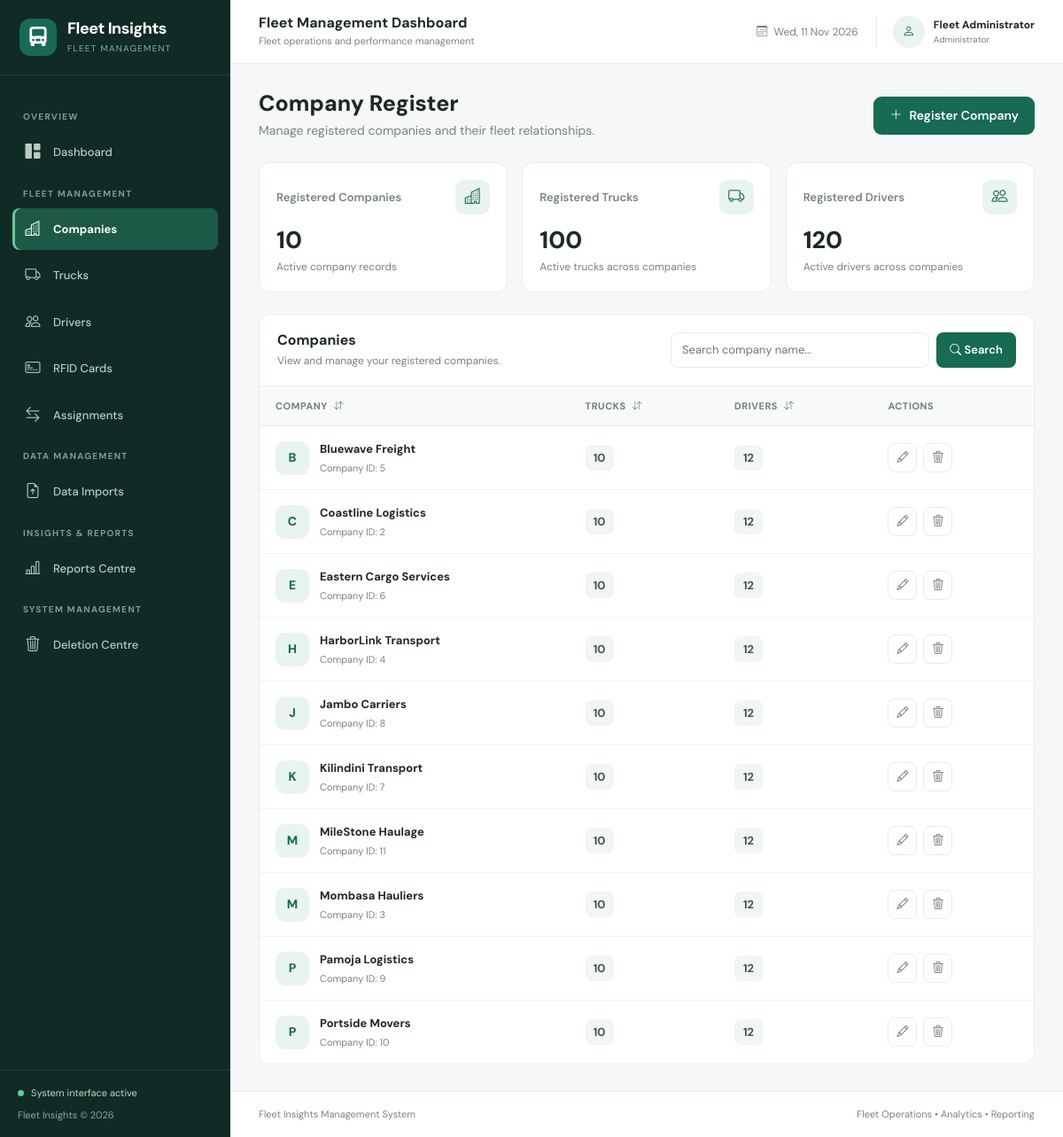
/companies/, run on the app's committed database.
### apps/companies/models.py (models this page shows, shortened)
class Company(models.Model):
    name = models.CharField(
        max_length=200,
        unique=True,
    )
    created_at = models.DateTimeField(
        auto_now_add=True,
    )
    is_deleted = models.BooleanField(
        default=False,
        db_index=True,
    )
    deleted_at = models.DateTimeField(
        null=True,
        blank=True,
    )
    deleted_reason = models.TextField(
        blank=True,
    )
    class Meta:
        ordering = ["name"]
        verbose_name_plural = "companies"

### apps/companies/views.py (the view)
# urls.py: path("", views.record_list, name="access_cards_list"),
def record_list(request):
    qs = (
        Company.objects
        .filter(is_deleted=False)
        .annotate(
            truck_count=Count(
                "vehicles",
                filter=Q(vehicles__is_deleted=False),
                distinct=True,
            ),
            driver_count=Count(
                "drivers",
                filter=Q(drivers__is_deleted=False),
                distinct=True,
            ),
        )
    )
    q = request.GET.get("q", "").strip()
    if q:
        qs = qs.filter(name__icontains=q)
    allowed_sorting = {
        "name": "name",
        "-name": "-name",
        "trucks": "truck_count",
        "-trucks": "-truck_count",
        "drivers": "driver_count",
        "-drivers": "-driver_count",
    }
    sort = request.GET.get("sort", "name")
    if sort not in allowed_sorting:
        sort = "name"
    qs = qs.order_by(allowed_sorting[sort], "id")
    total_companies = Company.objects.filter(is_deleted=False).count()
    total_trucks = sum(item.truck_count for item in qs)
    total_drivers = sum(item.driver_count for item in qs)
    paginator = Paginator(qs, 10)
    page_obj = paginator.get_page(request.GET.get("page"))
    context = {
        "records": page_obj,
        "page_obj": page_obj,
        "q": q,
        "sort": sort,
        "total_companies": total_companies,
        "total_trucks": total_trucks,
        "total_drivers": total_drivers,
        "page_title": "Company Register",
    }
    return render(request, "companies/list.html", context)

### templates/companies/list.html (shortened to what this page needs)
{% extends "base.html" %}
{% block content %}
<div class="company-page">
    <div class="company-header">
        <div>
            <h2>Company Register</h2>
            <p>Manage registered companies and their fleet relationships.</p>
        </div>
        <a href="{% url 'companies_add' %}" class="company-add-btn">
            <i class="bi bi-plus-lg"></i>
            Register Company
        </a>
    </div>
    <div class="row g-3 mb-4">
        <div class="col-12 col-md-4">
            <div class="company-stat">
                <div class="company-stat-top">
                    <span class="company-stat-label">Registered Companies</span>
                    <span class="company-stat-icon">
                        <i class="bi bi-buildings"></i>
                    </span>
                </div>
                <div class="company-stat-value">
                    {{ total_companies }}
                </div>
                <div class="company-stat-description">
                    Active company records
                </div>
            </div>
        </div>
        <div class="col-6 col-md-4">
            <div class="company-stat">
                <div class="company-stat-top">
                    <span class="company-stat-label">Registered Trucks</span>
                    <span class="company-stat-icon">
                        <i class="bi bi-truck"></i>
                    </span>
                </div>
                <div class="company-stat-value">
                    {{ total_trucks }}
                </div>
                <div class="company-stat-description">
                    Active trucks across companies
                </div>
            </div>
        </div>
        <div class="col-6 col-md-4">
            <div class="company-stat">
                <div class="company-stat-top">
                    <span class="company-stat-label">Registered Drivers</span>
                    <span class="company-stat-icon">
                        <i class="bi bi-people"></i>
                    </span>
                </div>
                <div class="company-stat-value">
                    {{ total_drivers }}
                </div>
                <div class="company-stat-description">
                    Active drivers across companies
                </div>
            </div>
        </div>
    </div>
    <div class="company-panel">
        <div class="company-panel-header">
            <div>
                <h5>Companies</h5>
                <p>View and manage your registered companies.</p>
            </div>
            <form method="GET" class="company-search">
                <input type="text" name="q" value="{{ q }}" placeholder="Search company name..."
                    aria-label="Search companies">
                <button type="submit">
                    <i class="bi bi-search"></i>
                    Search
                </button>
            </form>
        </div>
        <div class="table-responsive">
            <table class="table company-table">
                <thead>
                    <tr>
                        <th style="width: 40%;">
                            <a class="company-sort"
                                href="?q={{ q|urlencode }}&sort={% if sort == 'name' %}-name{% else %}name{% endif %}">
                                Company
                                <i class="bi bi-arrow-down-up ms-1"></i>
                            </a>
                        </th>
                        <th>
                            <a class="company-sort"
                                href="?q={{ q|urlencode }}&sort={% if sort == 'trucks' %}-trucks{% else %}trucks{% endif %}">
                                Trucks
                                <i class="bi bi-arrow-down-up ms-1"></i>
                            </a>
                        </th>
                        <th>
                            <a class="company-sort"
                                href="?q={{ q|urlencode }}&sort={% if sort == 'drivers' %}-drivers{% else %}drivers{% endif %}">
                                Drivers
                                <i class="bi bi-arrow-down-up ms-1"></i>
                            </a>
                        </th>
                        <th>Actions</th>
                    </tr>
                </thead>
                <tbody>
                    {% for r in records %}
                    <tr>
                        <td>
                            <div class="company-name-cell">
                                <div class="company-avatar">
                                    {{ r.name|first|upper }}
                                </div>
                                <div>
                                    <div class="company-name">
                                        {{ r.name }}
                                    </div>
                                    <div class="company-subtitle">
                                        Company ID: {{ r.pk }}
                                    </div>
                                </div>
                            </div>
                        </td>
                        <td>
                            <span class="company-count">
                                {{ r.truck_count }}
                            </span>
                        </td>
                        <td>
                            <span class="company-count">
                                {{ r.driver_count }}
                            </span>
                        </td>
                        <td>
                            <div class="company-actions">
                                <a href="{% url 'companies_edit' r.pk %}" class="company-action" title="Edit company">
                                    <i class="bi bi-pencil"></i>
                                </a>
                                <a href="{% url 'companies_delete' r.pk %}" class="company-action delete"
                                    title="Remove company">
                                    <i class="bi bi-trash3"></i>
                                </a>
                            </div>
                        </td>
                    </tr>
                    {% endfor %}
                </tbody>
            </table>
        </div>
    </div>
</div>
{% endblock %}

### templates/base.html (shortened to what this page needs)
{% load static %}
<!DOCTYPE html>
<html lang="en">
<head>
    <link href="https://cdn.jsdelivr.net/npm/bootstrap@5.3.3/dist/css/bootstrap.min.css" rel="stylesheet">
    <link href="https://cdn.jsdelivr.net/npm/bootstrap-icons@1.11.3/font/bootstrap-icons.min.css" rel="stylesheet">
</head>
<body>
    <aside class="sidebar" id="sidebar">
        <div class="brand">
            <div class="brand-logo">
                <i class="bi bi-truck-front-fill"></i>
            </div>
            <div>
                <div class="brand-name">Fleet Insights</div>
                <div class="brand-subtitle">Fleet Management</div>
            </div>
        </div>
        <div class="sidebar-content">
            <div class="nav-heading">Overview</div>
            <a href="/" class="sidebar-link {% if request.path == '/' %}active{% endif %}">
                <i class="bi bi-grid-1x2-fill"></i>
                <span>Dashboard</span>
            </a>
            <div class="nav-heading">Fleet Management</div>
            <a href="/companies/" class="sidebar-link {% if '/companies/' in request.path %}active{% endif %}">
                <i class="bi bi-buildings"></i>
                <span>Companies</span>
            </a>
            <a href="/trucks/" class="sidebar-link {% if '/trucks/' in request.path %}active{% endif %}">
                <i class="bi bi-truck"></i>
                <span>Trucks</span>
            </a>
            <a href="/drivers/" class="sidebar-link {% if '/drivers/' in request.path %}active{% endif %}">
                <i class="bi bi-people"></i>
                <span>Drivers</span>
            </a>
            <a href="/access-cards/" class="sidebar-link {% if '/access-cards/' in request.path %}active{% endif %}">
                <i class="bi bi-credit-card-2-front"></i>
                <span>RFID Cards</span>
            </a>
            <a href="/assignments/" class="sidebar-link {% if '/assignments/' in request.path %}active{% endif %}">
                <i class="bi bi-arrow-left-right"></i>
                <span>Assignments</span>
            </a>
            <div class="nav-heading">Data Management</div>
            <a href="/imports/" class="sidebar-link {% if '/imports/' in request.path %}active{% endif %}">
                <i class="bi bi-file-earmark-arrow-up"></i>
                <span>Data Imports</span>
            </a>
            <div class="nav-heading">Insights & Reports</div>
            <a href="/reports/" class="sidebar-link {% if '/reports/' in request.path %}active{% endif %}">
                <i class="bi bi-bar-chart-line"></i>
                <span>Reports Centre</span>
            </a>
            <div class="nav-heading">System Management</div>
            <a href="{% url 'deletion_center:dashboard' %}"
                class="sidebar-link {% if '/deletion-center/' in request.path %}active{% endif %}">
                <i class="bi bi-trash3"></i>
                <span>Deletion Centre</span>
            </a>
        </div>
        <div class="sidebar-footer">
            <div class="system-status">
                <span class="status-dot"></span>
                <span>System interface active</span>
            </div>
            Fleet Insights &copy; {% now "Y" %}
        </div>
    </aside>
    <div class="main-wrapper">
        <header class="topbar">
            <div class="topbar-left">
                <div>
                    <h2 class="topbar-title">
                        {% block page_title %}
                        Fleet Management Dashboard
                        {% endblock %}
                    </h2>
                    <div class="topbar-subtitle">
                        Fleet operations and performance management
                    </div>
                </div>
            </div>
            <div class="topbar-right">
                <div class="date-display">
                    <i class="bi bi-calendar3 me-1"></i>
                    {% now "D, d M Y" %}
                </div>
                <div class="user-profile">
                    <div class="user-avatar">
                        {% if request.user.is_authenticated %}
                        {{ request.user.username|first|upper }}
                        {% else %}
                        <i class="bi bi-person"></i>
                        {% endif %}
                    </div>
                    <div class="user-details">
                        <div class="user-name">
                            {% if request.user.is_authenticated %}
                            {{ request.user.get_full_name|default:request.user.username }}
                            {% else %}
                            Fleet Administrator
                            {% endif %}
                        </div>
                        <div class="user-role">Administrator</div>
                    </div>
                </div>
            </div>
        </header>
        <main class="page-content">
            {% block content %}
            {% endblock %}
        </main>
        <footer class="page-footer">
            <span>Fleet Insights Management System</span>
            <span>
                Fleet Operations &bull; Analytics &bull; Reporting
            </span>
        </footer>
    </div>
</body>
</html>

### data on the page
Company: name|first "B", name "Bluewave Freight", pk "5", truck_count "10", driver_count "12"
Company: name|first "C", name "Coastline Logistics", pk "2", truck_count "10", driver_count "12"
Company: name|first "E", name "Eastern Cargo Services", pk "6", truck_count "10", driver_count "12"
Company: name|first "H", name "HarborLink Transport", pk "4", truck_count "10", driver_count "12"
Company: name|first "J", name "Jambo Carriers", pk "8", truck_count "10", driver_count "12"
Company: name|first "K", name "Kilindini Transport", pk "7", truck_count "10", driver_count "12"
Company: name|first "M", name "MileStone Haulage", pk "11", truck_count "10", driver_count "12"
Company: name|first "M", name "Mombasa Hauliers", pk "3", truck_count "10", driver_count "12"
Company: name|first "P", name "Pamoja Logistics", pk "9", truck_count "10", driver_count "12"
Company: name|first "P", name "Portside Movers", pk "10", truck_count "10", driver_count "12"

### other printed values
{{ total_companies }} "10"
{{ total_trucks }} "100"
{{ total_drivers }} "120"
